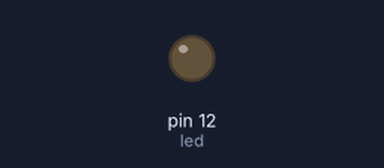
Bench run of a sketch on a simulated Arduino Uno, built with avr-gcc and run on an emulated ATmega328P. Shown: output pins drawn as LEDs (lit = HIGH).

Above: at 0.5 s.
At 4.31 s:
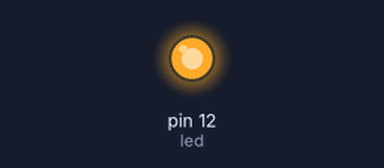
Timing chart, 0 to 5.8 s (numbered marks = the images above):
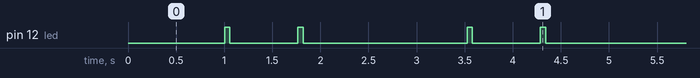

The sketch:

Blink_function.ino
```cpp
int led = 12; //declaring variable led and set to 12

void setup() {

  pinMode(led, OUTPUT);   //initialize the led pin as an output:

}


void loop() {
  flash();        // call a function "flash" and run them over and over
}


void flash(){

  digitalWrite(led, HIGH);
  delay(6);
  digitalWrite(led, LOW);
  delay(1000);
  digitalWrite(led, HIGH);
  delay(50);
  digitalWrite(led, LOW);
  delay(100);
  digitalWrite(led, HIGH);
  delay(6);
  digitalWrite(led, LOW);
  delay(600);
  digitalWrite(led, HIGH);
  delay(60);
  digitalWrite(led, LOW);
  delay(700);
}
```

Measured:
- by itself, pin 12 (led): repeats every 2.5 s: LOW 0.71 s, HIGH 0.06 s, LOW 1.7 s, HIGH 0.05 s
- by itself, everything shown: repeats every 2.5 s, in 6 steps
